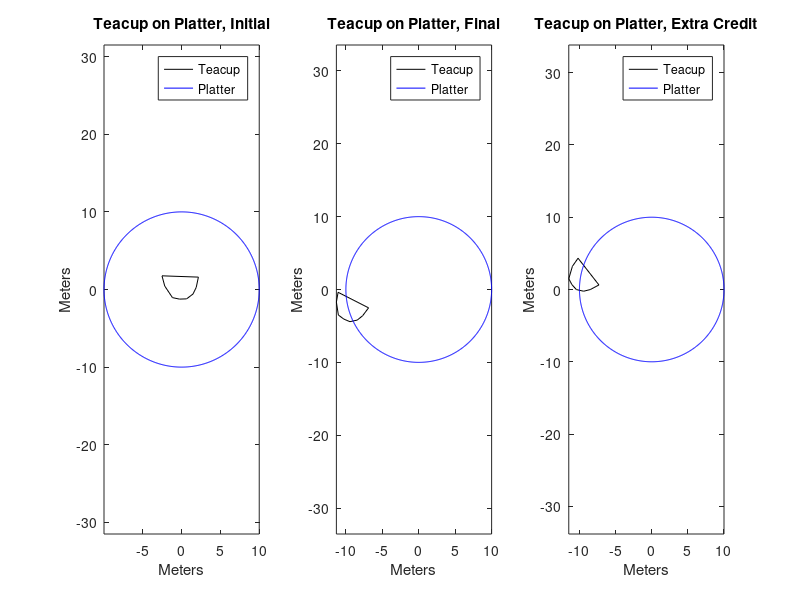

This figure's MATLAB source:
% Andrew Brown Homework 2 Problem 5

clc
clear
clf

%Teacup Part 2

%%%%%%%%%%%%%%%%%%%%%%%%%%%%%%%%%%%%%%%%%%%%%%%%%%%%%%%%%%%%%%%%%%%%%%%%%%%
% Read them back in again - put this in the top of your script
xsys = dlmread('TeacupPts.txt');

% Get x and y points back out
xs = xsys(1,:);
ys = xsys(2,:);

% Plot the points from the original sketch at the origin
subplot(1,3,1)
plot(xs,ys, '-k');
%%%%%%%%%%%%%%%%%%%%%%%%%%%%%%%%%%%%%%%%%%%%%%%%%%%%%%%%%%%%%%%%%%%%%%%%%%%
%Plot the plate as a circle of radius 10
hold on
radius=10;
angle=linspace(0,2*pi,720);
x=cos(angle)*radius;
y=sin(angle)*radius;
plot(x,y,'b')
axis equal
title('Teacup on Platter, Initial')
xlabel('Meters')
ylabel('Meters')
legend('Teacup','Platter')


%Part1.2a


%Define constants
theta=-25; %degrees
dx=-9.52; %translation distance in meters
dy=-3.05;%translation distance in meters

%Rotation then translation of the initial points.
%Rotation of the teacup points
x0RotateTeacup=(xs*cosd(theta))-(ys*sind(theta));
y0RotateTeacup=(xs*sind(theta))+(ys*cosd(theta));

%Translation of the teacup with rotation positions
xTranslationTeacup=x0RotateTeacup+dx;
yTranslationTeacup=y0RotateTeacup+dy;

%Plot the rotated, then translated teacup with the plate
subplot(1,3,2)
plot(xTranslationTeacup,yTranslationTeacup,'-k')
hold on
plot(x,y,'b')
axis equal
title('Teacup on Platter, Final')
xlabel('Meters')
ylabel('Meters')
legend('Teacup','Platter')

%Rotate again using translation positions
x1RotateTeacup=(xTranslationTeacup*cosd(theta))-(yTranslationTeacup*sind(theta));
y1RotateTeacup=(xTranslationTeacup*sind(theta))+(yTranslationTeacup*cosd(theta));

%Plot position after second rotation with plate
subplot(1,3,3)
plot(x1RotateTeacup,y1RotateTeacup,'-k')
hold on
plot(x,y,'b')
axis equal
title('Teacup on Platter, Extra Credit')
xlabel('Meters')
ylabel('Meters')
legend('Teacup','Platter')
